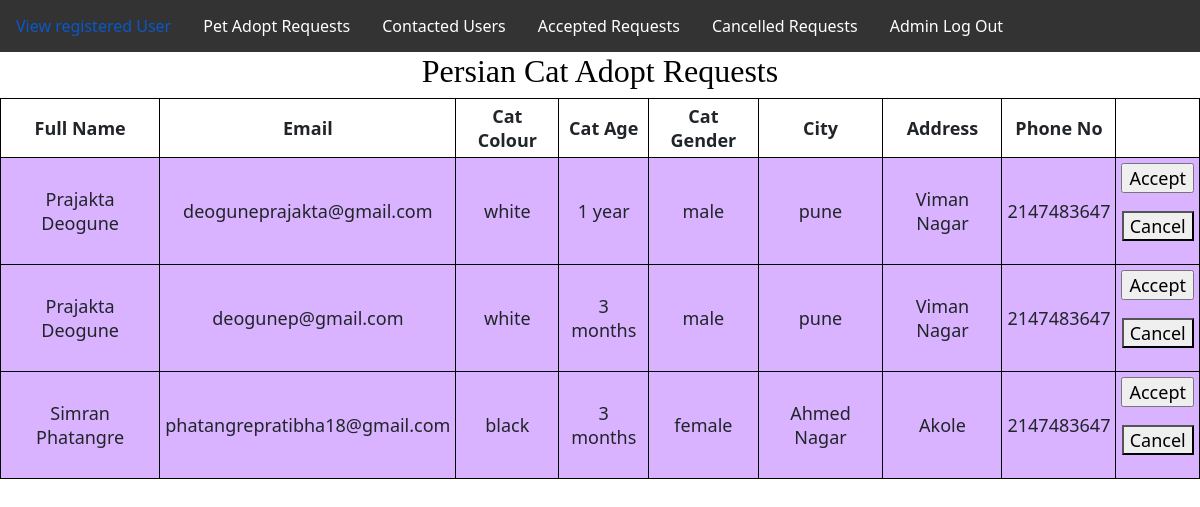
Page /managepersiancat.php on the earlier database version.
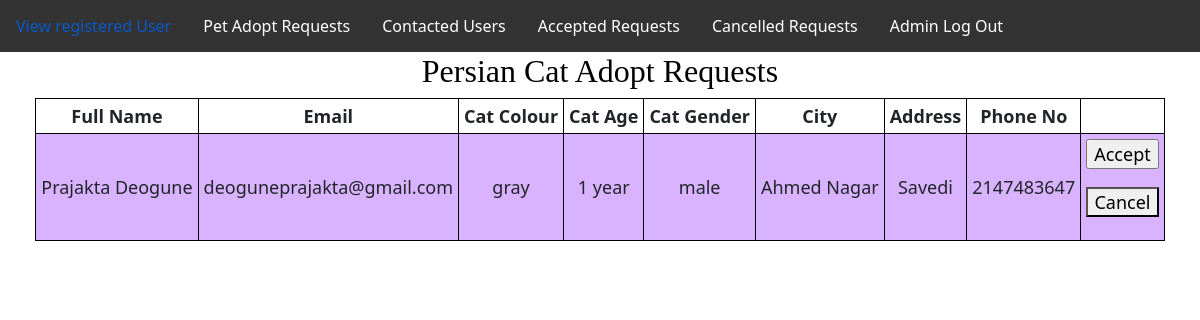
Same page on the later database version.
### tables this page shows
CREATE TABLE `persiancat` (
  `Name` varchar(50) NOT NULL,
  `Email` varchar(50) NOT NULL,
  `Colour` varchar(10) NOT NULL,
  `Age` varchar(10) NOT NULL,
  `Gender` varchar(10) NOT NULL,
  `City` varchar(30) NOT NULL,
  `Address` varchar(50) NOT NULL,
  `Phone` int(10) NOT NULL
);

### managepersiancat.php (the view, shortened to what this page needs)
<?php
include "db_connect.php";
include "adminnavbar.php";
$sql = "SELECT * FROM persiancat";
$result = $conn->query($sql);
?>
<!DOCTYPE html>
<html lang="en">
<head>
</head>
<body>
	<section>
		<h1>Persian Cat Adopt Requests</h1>
		<table>
			<tr>
				<th>Full Name</th>
				<th>Email</th>
				<th>Cat Colour</th>
				<th>Cat Age</th>
				<th>Cat Gender</th>
				<th>City</th>
				<th>Address</th>
				<th>Phone No</th>
			</tr>
			<?php
				while($rows=$result->fetch_assoc())
				{
			?>
			<tr>
				<td><?php echo $rows['Name'];?></td>
				<td><?php echo $rows['Email'];?></td>
				<td><?php echo $rows['Colour'];?></td>
				<td><?php echo $rows['Age'];?></td>
				<td><?php echo $rows['Gender'];?></td>
				<td><?php echo $rows['City'];?></td>
				<td><?php echo $rows['Address'];?></td>
				<td><?php echo $rows['Phone'];?></td>
				<td>
					<form method="post" action="acceptcat1requestmail.php">
						<input type="submit" name="accept" value="Accept">
					</form>
					<form method="post" action="cancelcat1requestmail.php">
						<button type="submit" name="cancel">Cancel</button>
					</form>
				</td>
			</tr>
			<?php
				}
			?>
		</table>
	</section>
</body>
</html>

### adminnavbar.php (shortened to what this page needs)
<html>
  <head>
    <link href="https://cdn.jsdelivr.net/npm/bootstrap@5.0.2/dist/css/bootstrap.min.css" rel="stylesheet">
        <ul>
            <li><a href="userregister.php">View registered User</a></li>
            <li><a href="petadopt.php">Pet Adopt Requests</a></li>
            <li><a href="contactus.php">Contacted Users </a></li>
            <li><a href="adoptaccept.php">Accepted Requests</a></li>
            <li><a href="adoptcancel.php">Cancelled Requests </a></li>
            <li><a href="adminlogout.php">Admin Log Out</a></li>
        </ul>
  </head>
</html>

### adminnavbar.php (style rules this page uses)
ul { list-style-type: none; margin: 0; padding: 0; overflow: hidden; background-color: #333; }
li { float: left; }
li a { display: block; color: white; text-align: center; padding: 14px 16px; text-decoration: none; }

### managepersiancat.php (style rules this page uses)
table { margin: 0 auto; font-size: large; border: 1px solid black; }
h1 { text-align: center; color: #000000; font-size: xx-large; font-family: 'Gill Sans', 'Gill Sans MT', ' Calibri', 'Trebuchet MS', 'sans-serif'; }
td { background-color: #d9b3ff; border: 1px solid black; }
th, td { font-weight: bold; border: 1px solid black; padding: 5px; text-align: center; }
td { font-weight: lighter; }

Differences in the rows shown:
removed persiancat: Name "Prajakta Deogune", Email "deoguneprajakta@gmail.com", Colour "white", Age "1 year", Gender "male", City "pune", Address "Viman Nagar", Phone "2147483647"
removed persiancat: Name "Prajakta Deogune", Email "deogunep@gmail.com", Colour "white", Age "3 months", Gender "male", City "pune", Address "Viman Nagar", Phone "2147483647"
removed persiancat: Name "Simran Phatangre", Email "phatangrepratibha18@gmail.com", Colour "black", Age "3 months", Gender "female", City "Ahmed Nagar", Address "Akole", Phone "2147483647"
added persiancat: Name "Prajakta Deogune", Email "deoguneprajakta@gmail.com", Colour "gray", Age "1 year", Gender "male", City "Ahmed Nagar", Address "Savedi", Phone "2147483647"
